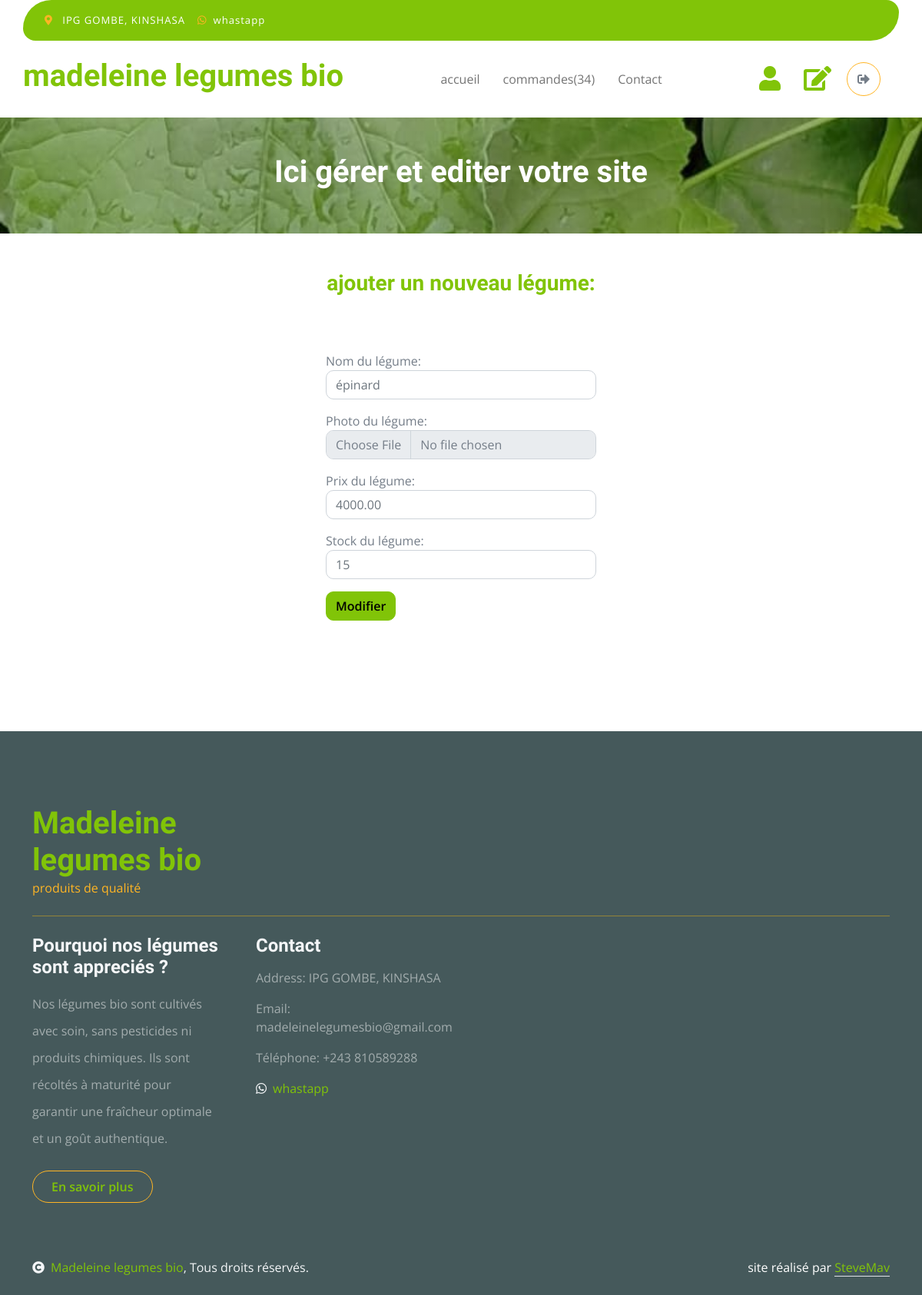
Screenshot of /accounts/editvegetable/1/ (signed in) with the database file from the repository.
### vegetable_shop/models.py (models this page shows, shortened)
class Vegetable(models.Model):
       name = models.CharField(max_length=100)
       description = models.TextField()
       picture = models.ImageField(upload_to='pictures', blank=True)
       price = models.DecimalField(max_digits=10, decimal_places=2)
       stock = models.IntegerField()
       date_add = models.DateTimeField(auto_now_add=True)

### accounts/views.py (the view, shortened to what this page needs)
# urls.py: path('editvegetable/<int:vegetable_id>/', views.edit_vegetable, name='edit_vegetable'),
@permission_required('vegetable_shop.change_vegetable')
def edit_vegetable(request, vegetable_id):
    vegetable = get_object_or_404(Vegetable, id=vegetable_id)
    total_commands = Command.objects.filter(statut='En cours').count()
    return render(request, 'accounts/edit_vegetable.html', {'vegetable': vegetable, 'total_commands': total_commands})

### accounts/templates/accounts/edit_vegetable.html (shortened to what this page needs)
{% load static %}
<!DOCTYPE html>
<html lang="en">
    <head>
        <link rel="stylesheet" href="https://use.fontawesome.com/releases/v5.15.4/css/all.css"/>
        <link href="https://cdn.jsdelivr.net/npm/bootstrap-icons@1.4.1/font/bootstrap-icons.css" rel="stylesheet">
        <link href="https://cdnjs.cloudflare.com/ajax/libs/animate.css/4.1.1/animate.min.css" rel="stylesheet">
        <link href="https://unpkg.com/aos@2.3.1/dist/aos.css" rel="stylesheet">
        <link href="{% static 'css/bootstrap.min.css' %}" rel="stylesheet">
        <link href="{% static 'css/style.css' %}" rel="stylesheet">
    </head>
    <body>
        <div class="container-fluid fixed-top">
            <div class="container topbar bg-primary d-none d-lg-block">
                <div class="d-flex justify-content-between">
                    <div class="top-info ps-2">
                        <small class="me-3"><i class="fas fa-map-marker-alt me-2 text-secondary"></i> <a href="#" class="text-white">IPG GOMBE, KINSHASA</a></small>
                        <small class="me-3"><i class="fab fa-whatsapp me-2 text-secondary"></i><a href="https://wa.me/243810589288" class="text-white">whastapp</a></small>
                    </div>
                </div>
            </div>
            <div class="container px-0">
                <nav class="navbar navbar-light bg-white navbar-expand-xl">
                    <a href="/" class="navbar-brand"><h1 class="text-primary display-6 animate__animated animate__fadeInLeft">madeleine legumes bio</h1></a>
                    <div class="collapse navbar-collapse bg-white" id="navbarCollapse">
                        <div class="navbar-nav mx-auto">
                            <a href="{% url 'vegetable_shop:index' %}" class="nav-item nav-link animate__animated animate__fadeInDown">accueil</a>
                            {% if user.is_staff %}
                            <a href="{% url 'accounts:seeallcommands' %}" class="nav-item nav-link animate__animated animate__fadeInDown" style="animation-delay: 0.1s;">commandes({{total_commands}})</a>
                            {% else %}
                            <a href="{% url 'vegetable_shop:commands' %}" class="nav-item nav-link animate__animated animate__fadeInDown" style="animation-delay: 0.1s;">commandes</a>
                            {% endif %}
                            <a href="{% url 'vegetable_shop:contact' %}" class="nav-item nav-link animate__animated animate__fadeInDown" style="animation-delay: 0.2s;">Contact</a>
                        </div>
                        <div class="d-flex m-3 me-0">
                            {% if user.is_staff %}
                            <a href="{% url 'accounts:add_user_staff' %}" class="my-auto">
                                <i class="fas fa-user fa-2x"></i>
                            </a>
                            {% else %}
                            <a href="{% url 'accounts:seecommands' %}" class="my-auto">
                                <i class="fas fa-user fa-2x"></i>
                            </a>
                            {% endif %}
                            {% if user.is_staff %}
                            <a href="{% url 'accounts:editsite' %}" class="my-auto" style="margin-left: 30px; margin-right: 20px;">
                                <i class="fas fa-edit fa-2x"></i>
                            </a>
                            {% endif %}
                            {% if user.is_authenticated %}
                                {% with icon='fas fa-sign-out-alt' %}
                                    <a href="{% url 'accounts:logout' %}" class="btn-search btn border border-secondary btn-md-square rounded-circle bg-white me-4">
                                        <i class="{{ icon }}"></i>
                                    </a>
                                {% endwith %}
                            {% else %}
                                {% with icon='fas fa-sign-in-alt' %}
                                    <a href="{% url 'accounts:login' %}" class="btn-search btn border border-secondary btn-md-square rounded-circle bg-white me-4">
                                        <i class="{{ icon }}"></i>
                                    </a>
                                {% endwith %}
                            {% endif %}
                        </div>
                    </div>
                </nav>
            </div>
        </div>
                <div class="container-fluid page-header py-5">
                    <h1 class="text-center text-white display-6">Ici gérer et editer votre site</h1>
                </div>
                <div class="container-fluid py-5" id="form-commands">
                    <h3 class="text-center text-primary">ajouter un nouveau légume:</h3>
                    <div class="container py-5">
                        <form method="post" enctype="multipart/form-data">
                            <div class="form-group mt-3">
                                <label for="name">Nom du légume:</label>
                                <input type="text" class="form-control" id="name" name="name" placeholder="{{vegetable.name}}">
                            </div>
                            <div class="form-group mt-3">
                                <label for="picture">Photo du légume:</label>
                                <input type="file" class="form-control" id="picture" name="picture">
                            </div>
                            <div class="form-group mt-3">
                                <label for="price">Prix du légume:</label>
                                <input type="number" class="form-control" id="price" name="price" placeholder="{{vegetable.price}}">
                            </div>
                            <div class="form-group mt-3">
                                <label for="stock">Stock du légume:</label>
                                <input type="number" class="form-control" id="stock" name="stock" placeholder="{{vegetable.stock}}">
                            </div>
                            <button type="submit" class="btn btn-primary mt-3">Modifier</button>
                        </form>
                    </div>
                </div>
        <div class="container-fluid bg-dark text-white-50 footer pt-5 mt-5">
            <div class="container py-5">
                <div class="pb-4 mb-4" style="border-bottom: 1px solid rgba(226, 175, 24, 0.5) ;">
                    <div class="row g-4">
                        <div class="col-lg-3">
                            <a href="#">
                                <h1 class="text-primary mb-0">Madeleine legumes bio</h1>
                                <p class="text-secondary mb-0">produits de qualité</p>
                            </a>
                        </div>
                    </div>
                </div>
                <div class="row g-5">
                    <div class="col-lg-3 col-md-6">
                        <div class="footer-item">
                            <h4 class="text-light mb-3">Pourquoi nos légumes sont appreciés ?</h4>
                            <p class="mb-4">Nos légumes bio sont cultivés avec soin, sans pesticides ni produits chimiques. Ils sont récoltés à maturité pour garantir une fraîcheur optimale et un goût authentique.</p>
                            <a href="/commande" class="btn border-secondary py-2 px-4 rounded-pill text-primary">En savoir plus</a>
                        </div>
                    </div>
                    <div class="col-lg-3 col-md-6">
                        <div class="footer-item">
                            <h4 class="text-light mb-3">Contact</h4>
                            <p>Address: IPG GOMBE, KINSHASA</p>
                            <p>Email: madeleinelegumesbio@gmail.com</p>
                            <p>Téléphone: +243 810589288</p>
                            <a href="https://wa.me/243810589288"><i class="fab fa-whatsapp text-light me-2"></i>whastapp</a>
                        </div>
                    </div>
                </div>
            </div>
        </div>
        <div class="container-fluid copyright bg-dark py-4">
            <div class="container">
                <div class="row">
                    <div class="col-md-6 text-center text-md-start mb-3 mb-md-0">
                        <span class="text-light"><a href="#"><i class="fas fa-copyright text-light me-2"></i>Madeleine legumes bio</a>, Tous droits réservés.</span>
                    </div>
                    <div class="col-md-6 my-auto text-center text-md-end text-white">
                        site réalisé par <a class="border-bottom" href="https://stevemav.github.io/portfolio/">SteveMav</a>
                    </div>
                </div>
            </div>
        </div>
</body>
</html>

### static/css/style.css (style rules this page uses)
.btn { font-weight: 600; transition: .5s; }
.btn-md-square { width: 44px; height: 44px; }
.btn-square, .btn-sm-square, .btn-md-square, .btn-lg-square { padding: 0; display: flex; align-items: center; justify-content: center; font-weight: normal; }
.btn.border-secondary { transition: 0.5s; }
.fixed-top { transition: 0.5s; background: var(--bs-white); border: 0; }
.topbar { padding: 20px; border-radius: 230px 100px; }
.topbar .top-info { font-size: 15px; line-height: 0; letter-spacing: 1px; display: flex; align-items: center; }
.navbar .navbar-nav .nav-link { padding: 10px 15px; font-size: 16px; transition: .5s; }
.navbar { height: 100px; border-bottom: 1px solid rgba(255, 255, 255, .1); }
.page-header { position: relative; background: linear-gradient(rgba(0, 0, 0, 0.3), rgba(0, 0, 0, 0.3)), url("/static/images/cart-page-header-img.jpg"); background-position: center center; background-repeat: no-repeat; background-size: cover; }
#form-commands { width: 400px; }
@media (min-width: 992px) { .hero-header, .page-header { margin-top: 152px !important; } }
.footer .footer-item p.mb-4 { line-height: 35px; }

### accounts/templates/accounts/edit_vegetable.html (style rules this page uses)
#form-commands { width: 400px; }

### rows the page displays
Vegetable: name "épinard", price "4000.00", stock "15"

### other values shown
{{ total_commands }} "34"
